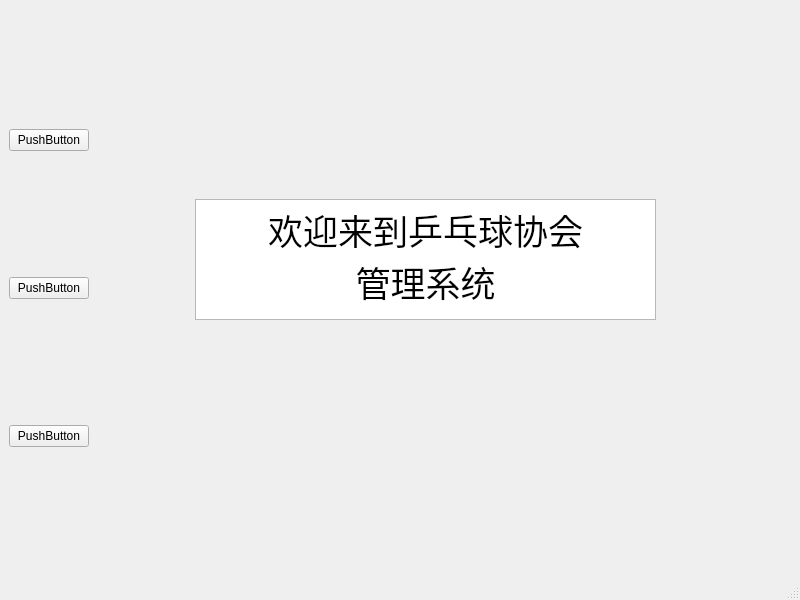
<?xml version="1.0" encoding="UTF-8"?>
<ui version="4.0">
 <class>MainWindow</class>
 <widget class="QMainWindow" name="MainWindow">
  <property name="geometry">
   <rect>
    <x>0</x>
    <y>0</y>
    <width>800</width>
    <height>600</height>
   </rect>
  </property>
  <property name="windowTitle">
   <string>MainWindow</string>
  </property>
  <widget class="QWidget" name="centralwidget">
   <layout class="QHBoxLayout" name="horizontalLayout">
    <item>
     <layout class="QVBoxLayout" name="verticalLayout">
      <item>
       <widget class="QPushButton" name="pushButton">
        <property name="text">
         <string>PushButton</string>
        </property>
       </widget>
      </item>
      <item>
       <widget class="QPushButton" name="pushButton_2">
        <property name="text">
         <string>PushButton</string>
        </property>
       </widget>
      </item>
      <item>
       <widget class="QPushButton" name="pushButton_3">
        <property name="text">
         <string>PushButton</string>
        </property>
       </widget>
      </item>
     </layout>
    </item>
    <item>
     <widget class="QStackedWidget" name="stackedWidget">
      <property name="currentIndex">
       <number>0</number>
      </property>
      <widget class="QWidget" name="page">
       <widget class="QTextBrowser" name="textBrowser">
        <property name="geometry">
         <rect>
          <x>100</x>
          <y>190</y>
          <width>461</width>
          <height>121</height>
         </rect>
        </property>
        <property name="html">
         <string>&lt;!DOCTYPE HTML PUBLIC &quot;-//W3C//DTD HTML 4.0//EN&quot; &quot;http://www.w3.org/TR/REC-html40/strict.dtd&quot;&gt;
&lt;html&gt;&lt;head&gt;&lt;meta name=&quot;qrichtext&quot; content=&quot;1&quot; /&gt;&lt;style type=&quot;text/css&quot;&gt;
p, li { white-space: pre-wrap; }
&lt;/style&gt;&lt;/head&gt;&lt;body style=&quot; font-family:'SimSun'; font-size:9pt; font-weight:400; font-style:normal;&quot;&gt;
&lt;p align=&quot;center&quot; style=&quot; margin-top:0px; margin-bottom:0px; margin-left:0px; margin-right:0px; -qt-block-indent:0; text-indent:0px;&quot;&gt;&lt;span style=&quot; font-size:26pt;&quot;&gt;欢迎来到乒乓球协会&lt;/span&gt;&lt;/p&gt;
&lt;p align=&quot;center&quot; style=&quot; margin-top:0px; margin-bottom:0px; margin-left:0px; margin-right:0px; -qt-block-indent:0; text-indent:0px;&quot;&gt;&lt;span style=&quot; font-size:26pt;&quot;&gt;管理系统&lt;/span&gt;&lt;/p&gt;&lt;/body&gt;&lt;/html&gt;</string>
        </property>
       </widget>
      </widget>
     </widget>
    </item>
   </layout>
  </widget>
  <widget class="QMenuBar" name="menubar">
   <property name="geometry">
    <rect>
     <x>0</x>
     <y>0</y>
     <width>800</width>
     <height>26</height>
    </rect>
   </property>
  </widget>
  <widget class="QStatusBar" name="statusbar"/>
 </widget>
 <resources/>
 <connections/>
</ui>
